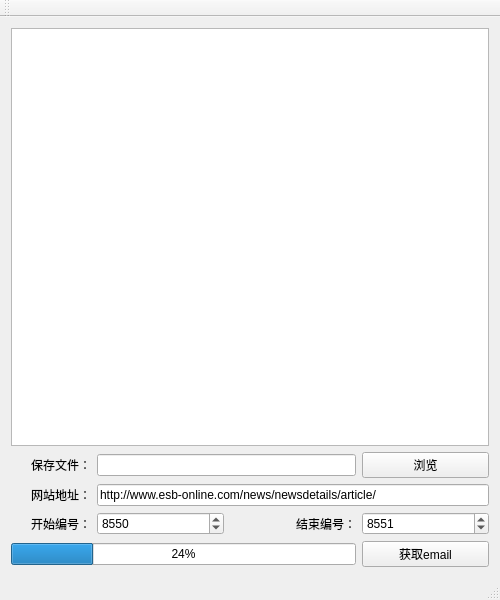
<?xml version="1.0" encoding="UTF-8"?>
<ui version="4.0">
 <class>MainWindow</class>
 <widget class="QMainWindow" name="MainWindow">
  <property name="geometry">
   <rect>
    <x>0</x>
    <y>0</y>
    <width>500</width>
    <height>600</height>
   </rect>
  </property>
  <property name="windowTitle">
   <string>MainWindow</string>
  </property>
  <widget class="QWidget" name="centralWidget">
   <layout class="QGridLayout" name="gridLayout">
    <item row="0" column="0" colspan="4">
     <widget class="QListWidget" name="listWidget"/>
    </item>
    <item row="5" column="3">
     <widget class="QPushButton" name="pushButton">
      <property name="text">
       <string>获取email</string>
      </property>
     </widget>
    </item>
    <item row="5" column="0" colspan="3">
     <widget class="QProgressBar" name="progressBar">
      <property name="value">
       <number>24</number>
      </property>
      <property name="alignment">
       <set>Qt::AlignCenter</set>
      </property>
     </widget>
    </item>
    <item row="3" column="2">
     <widget class="QLabel" name="label_2">
      <property name="text">
       <string>结束编号：</string>
      </property>
      <property name="alignment">
       <set>Qt::AlignRight|Qt::AlignTrailing|Qt::AlignVCenter</set>
      </property>
     </widget>
    </item>
    <item row="3" column="1">
     <widget class="QSpinBox" name="spinBoxStart">
      <property name="maximum">
       <number>100000</number>
      </property>
      <property name="value">
       <number>8550</number>
      </property>
     </widget>
    </item>
    <item row="3" column="3">
     <widget class="QSpinBox" name="spinBoxEnd">
      <property name="maximum">
       <number>100000</number>
      </property>
      <property name="value">
       <number>8551</number>
      </property>
     </widget>
    </item>
    <item row="2" column="1" colspan="3">
     <widget class="QLineEdit" name="lineEditUrl">
      <property name="text">
       <string>http://www.esb-online.com/news/newsdetails/article/</string>
      </property>
     </widget>
    </item>
    <item row="2" column="0">
     <widget class="QLabel" name="label">
      <property name="maximumSize">
       <size>
        <width>80</width>
        <height>16777215</height>
       </size>
      </property>
      <property name="text">
       <string>网站地址：</string>
      </property>
      <property name="alignment">
       <set>Qt::AlignRight|Qt::AlignTrailing|Qt::AlignVCenter</set>
      </property>
     </widget>
    </item>
    <item row="3" column="0">
     <widget class="QLabel" name="label_3">
      <property name="text">
       <string>开始编号：</string>
      </property>
      <property name="alignment">
       <set>Qt::AlignRight|Qt::AlignTrailing|Qt::AlignVCenter</set>
      </property>
     </widget>
    </item>
    <item row="1" column="0">
     <widget class="QLabel" name="label_4">
      <property name="text">
       <string>保存文件：</string>
      </property>
      <property name="alignment">
       <set>Qt::AlignRight|Qt::AlignTrailing|Qt::AlignVCenter</set>
      </property>
     </widget>
    </item>
    <item row="1" column="1" colspan="2">
     <widget class="QLineEdit" name="lineEditFile"/>
    </item>
    <item row="1" column="3">
     <widget class="QPushButton" name="pushButton_2">
      <property name="text">
       <string>浏览</string>
      </property>
     </widget>
    </item>
   </layout>
  </widget>
  <widget class="QMenuBar" name="menuBar">
   <property name="geometry">
    <rect>
     <x>0</x>
     <y>0</y>
     <width>500</width>
     <height>26</height>
    </rect>
   </property>
  </widget>
  <widget class="QToolBar" name="mainToolBar">
   <attribute name="toolBarArea">
    <enum>TopToolBarArea</enum>
   </attribute>
   <attribute name="toolBarBreak">
    <bool>false</bool>
   </attribute>
  </widget>
  <widget class="QStatusBar" name="statusBar"/>
 </widget>
 <layoutdefault spacing="6" margin="11"/>
 <resources/>
 <connections/>
</ui>
